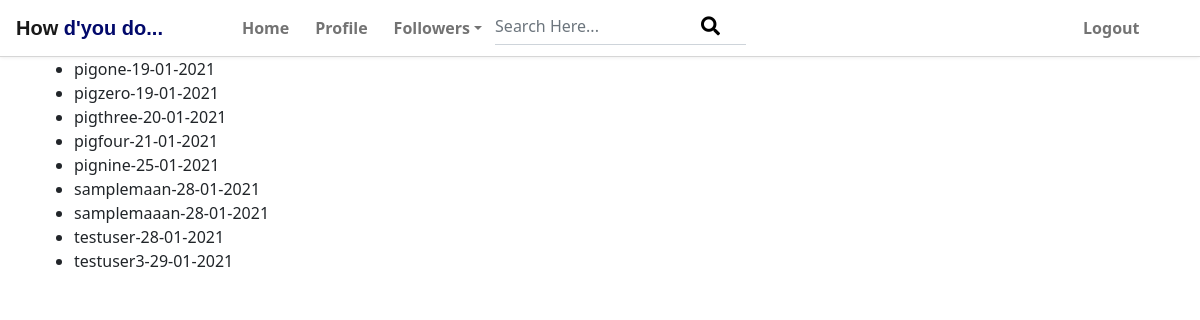
/profiles/to-invite/ (signed in), run on the app's committed database.
### Profile/models.py (models this page shows, shortened)
class Profile(models.Model):
    first_name = models.CharField(max_length=25, blank=True)
    last_name = models.CharField(max_length=25, blank=True)
    user = models.OneToOneField(User, on_delete=models.CASCADE)
    email = models.EmailField(blank=True)
    bio = models.TextField(default="no bio...", max_length=250)
    country = models.CharField(max_length=25, blank=True)
    profile_pic = models.ImageField(default='avatar.png', upload_to='avatar/')
    friends = models.ManyToManyField(User, blank=True, related_name='friends')
    slug = models.SlugField(unique=True, blank=True)
    updated = models.DateTimeField(auto_now=True)
    created = models.DateTimeField(auto_now_add=True)
    objects = ProfileManager()
    def __str__(self):
        return f"{self.user.username}-{self.created.strftime('%d-%m-%Y')}"

### Profile/views.py (the view)
# urls.py: path('to-invite/',invite_profiles_list_view,name="to-invite-lists-view"),
def invite_profiles_list_view(request):
    user = request.user
    qs = Profile.objects.get_all_profiles_to_invite(user)
    context={'qs':qs}
    return render(request,"Profile/to_invite_list.html",context)

### Profile/models.py (called while the page is built)
    def get_all_profiles_to_invite(self,sender):
        profiles = Profile.objects.all().exclude(user = sender)
        profile = Profile.objects.get(user=sender)
        qs = Relationship.objects.filter(Q(sender=profile)|Q(receiver=profile))
        accepted = []
        for rel in qs:
            if rel.status == "accepted":
                accepted.append(rel.receiver)
                accepted.append(rel.sender)
            print(accepted)
            available = [profile for profile in profiles if profile not in accepted]
            print(available)
            return available

### Profile/templates/Profile/to_invite_list.html (shortened to what this page needs)
{% extends 'layout.html' %}
{% block content %}
<ul>
    {% for item in qs %}
    <li>{{ item }}</li>
    {% endfor %}
</ul>
{% endblock content %}

### static_project/style.css (style rules this page uses)
body { background: #eeeeee; font-family: 'Varela Round', sans-serif; }

### templates/layout.html (style rules this page uses)
body { background-color: white; }

### data on the page
Profile: user+created "pigone-19-01-2021"
Profile: user+created "pigzero-19-01-2021"
Profile: user+created "pigthree-20-01-2021"
Profile: user+created "pigfour-21-01-2021"
Profile: user+created "pignine-25-01-2021"
Profile: user+created "samplemaan-28-01-2021"
Profile: user+created "samplemaaan-28-01-2021"
Profile: user+created "testuser-28-01-2021"
Profile: user+created "testuser3-29-01-2021"
